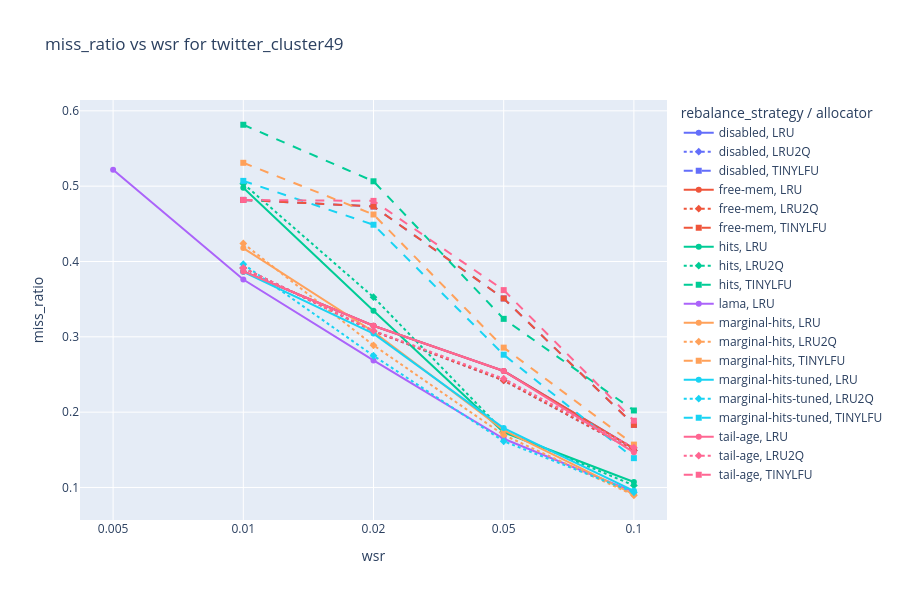

The cell this chart's notebook holds for it:
### Code cell
plot_trace_wsr_line_even_x(df, "twitter_cluster49", y="miss_ratio")

### Figure 1 — Plotly figure (JSON) as saved in the notebook; plotly's stock layout.template omitted (floating-point values rounded to 4 significant figures)
{"data": [{"hovertemplate": "rebalance_strategy=disabled<br>allocator=LRU<br>wsr_str=%{x}<br>miss_ratio=%{y}<extra></extra>", "legendgroup": "disabled, LRU", "line": {"color": "#636efa", "dash": "solid"}, "marker": {"symbol": "circle"}, "mode": "lines+markers", "name": "disabled, LRU", "orientation": "v", "showlegend": true, "type": "scatter", "x": ["0.01", "0.02", "0.05", "0.1"], "xaxis": "x", "y": [0.3869, 0.3147, 0.2546, 0.1515], "yaxis": "y"}, {"hovertemplate": "rebalance_strategy=disabled<br>allocator=LRU2Q<br>wsr_str=%{x}<br>miss_ratio=%{y}<extra></extra>", "legendgroup": "disabled, LRU2Q", "line": {"color": "#636efa", "dash": "dot"}, "marker": {"symbol": "diamond"}, "mode": "lines+markers", "name": "disabled, LRU2Q", "orientation": "v", "showlegend": true, "type": "scatter", "x": ["0.01", "0.02", "0.05", "0.1"], "xaxis": "x", "y": [0.3914, 0.3075, 0.2421, 0.149], "yaxis": "y"}, {"hovertemplate": "rebalance_strategy=disabled<br>allocator=TINYLFU<br>wsr_str=%{x}<br>miss_ratio=%{y}<extra></extra>", "legendgroup": "disabled, TINYLFU", "line": {"color": "#636efa", "dash": "dash"}, "marker": {"symbol": "square"}, "mode": "lines+markers", "name": "disabled, TINYLFU", "orientation": "v", "showlegend": true, "type": "scatter", "x": ["0.01", "0.02", "0.05", "0.1"], "xaxis": "x", "y": [0.4817, 0.473, 0.351, 0.1831], "yaxis": "y"}, {"hovertemplate": "rebalance_strategy=free-mem<br>allocator=LRU<br>wsr_str=%{x}<br>miss_ratio=%{y}<extra></extra>", "legendgroup": "free-mem, LRU", "line": {"color": "#EF553B", "dash": "solid"}, "marker": {"symbol": "circle"}, "mode": "lines+markers", "name": "free-mem, LRU", "orientation": "v", "showlegend": true, "type": "scatter", "x": ["0.01", "0.02", "0.05", "0.1"], "xaxis": "x", "y": [0.3869, 0.3147, 0.2546, 0.1515], "yaxis": "y"}, {"hovertemplate": "rebalance_strategy=free-mem<br>allocator=LRU2Q<br>wsr_str=%{x}<br>miss_ratio=%{y}<extra></extra>", "legendgroup": "free-mem, LRU2Q", "line": {"color": "#EF553B", "dash": "dot"}, "marker": {"symbol": "diamond"}, "mode": "lines+markers", "name": "free-mem, LRU2Q", "orientation": "v", "showlegend": true, "type": "scatter", "x": ["0.01", "0.02", "0.05", "0.1"], "xaxis": "x", "y": [0.3914, 0.3075, 0.2421, 0.149], "yaxis": "y"}, {"hovertemplate": "rebalance_strategy=free-mem<br>allocator=TINYLFU<br>wsr_str=%{x}<br>miss_ratio=%{y}<extra></extra>", "legendgroup": "free-mem, TINYLFU", "line": {"color": "#EF553B", "dash": "dash"}, "marker": {"symbol": "square"}, "mode": "lines+markers", "name": "free-mem, TINYLFU", "orientation": "v", "showlegend": true, "type": "scatter", "x": ["0.01", "0.02", "0.05", "0.1"], "xaxis": "x", "y": [0.4817, 0.473, 0.351, 0.1831], "yaxis": "y"}, {"hovertemplate": "rebalance_strategy=hits<br>allocator=LRU<br>wsr_str=%{x}<br>miss_ratio=%{y}<extra></extra>", "legendgroup": "hits, LRU", "line": {"color": "#00cc96", "dash": "solid"}, "marker": {"symbol": "circle"}, "mode": "lines+markers", "name": "hits, LRU", "orientation": "v", "showlegend": true, "type": "scatter", "x": ["0.01", "0.02", "0.05", "0.1"], "xaxis": "x", "y": [0.4979, 0.3347, 0.1732, 0.1073], "yaxis": "y"}, {"hovertemplate": "rebalance_strategy=hits<br>allocator=LRU2Q<br>wsr_str=%{x}<br>miss_ratio=%{y}<extra></extra>", "legendgroup": "hits, LRU2Q", "line": {"color": "#00cc96", "dash": "dot"}, "marker": {"symbol": "diamond"}, "mode": "lines+markers", "name": "hits, LRU2Q", "orientation": "v", "showlegend": true, "type": "scatter", "x": ["0.01", "0.02", "0.05", "0.1"], "xaxis": "x", "y": [0.5033, 0.3527, 0.1744, 0.1027], "yaxis": "y"}, {"hovertemplate": "rebalance_strategy=hits<br>allocator=TINYLFU<br>wsr_str=%{x}<br>miss_ratio=%{y}<extra></extra>", "legendgroup": "hits, TINYLFU", "line": {"color": "#00cc96", "dash": "dash"}, "marker": {"symbol": "square"}, "mode": "lines+markers", "name": "hits, TINYLFU", "orientation": "v", "showlegend": true, "type": "scatter", "x": ["0.01", "0.02", "0.05", "0.1"], "xaxis": "x", "y": [0.5815, 0.5065, 0.3239, 0.2022], "yaxis": "y"}, {"hovertemplate": "rebalance_strategy=lama<br>allocator=LRU<br>wsr_str=%{x}<br>miss_ratio=%{y}<extra></extra>", "legendgroup": "lama, LRU", "line": {"color": "#ab63fa", "dash": "solid"}, "marker": {"symbol": "circle"}, "mode": "lines+markers", "name": "lama, LRU", "orientation": "v", "showlegend": true, "type": "scatter", "x": ["0.005", "0.01", "0.02", "0.05", "0.1"], "xaxis": "x", "y": [0.5217, 0.3761, 0.2686, 0.1647, 0.09411], "yaxis": "y"}, {"hovertemplate": "rebalance_strategy=marginal-hits<br>allocator=LRU<br>wsr_str=%{x}<br>miss_ratio=%{y}<extra></extra>", "legendgroup": "marginal-hits, LRU", "line": {"color": "#FFA15A", "dash": "solid"}, "marker": {"symbol": "circle"}, "mode": "lines+markers", "name": "marginal-hits, LRU", "orientation": "v", "showlegend": true, "type": "scatter", "x": ["0.01", "0.02", "0.05", "0.1"], "xaxis": "x", "y": [0.4178, 0.3068, 0.1761, 0.09076], "yaxis": "y"}, {"hovertemplate": "rebalance_strategy=marginal-hits<br>allocator=LRU2Q<br>wsr_str=%{x}<br>miss_ratio=%{y}<extra></extra>", "legendgroup": "marginal-hits, LRU2Q", "line": {"color": "#FFA15A", "dash": "dot"}, "marker": {"symbol": "diamond"}, "mode": "lines+markers", "name": "marginal-hits, LRU2Q", "orientation": "v", "showlegend": true, "type": "scatter", "x": ["0.01", "0.02", "0.05", "0.1"], "xaxis": "x", "y": [0.424, 0.2888, 0.1697, 0.08968], "yaxis": "y"}, {"hovertemplate": "rebalance_strategy=marginal-hits<br>allocator=TINYLFU<br>wsr_str=%{x}<br>miss_ratio=%{y}<extra></extra>", "legendgroup": "marginal-hits, TINYLFU", "line": {"color": "#FFA15A", "dash": "dash"}, "marker": {"symbol": "square"}, "mode": "lines+markers", "name": "marginal-hits, TINYLFU", "orientation": "v", "showlegend": true, "type": "scatter", "x": ["0.01", "0.02", "0.05", "0.1"], "xaxis": "x", "y": [0.531, 0.4624, 0.2857, 0.1569], "yaxis": "y"}, {"hovertemplate": "rebalance_strategy=marginal-hits-tuned<br>allocator=LRU<br>wsr_str=%{x}<br>miss_ratio=%{y}<extra></extra>", "legendgroup": "marginal-hits-tuned, LRU", "line": {"color": "#19d3f3", "dash": "solid"}, "marker": {"symbol": "circle"}, "mode": "lines+markers", "name": "marginal-hits-tuned, LRU", "orientation": "v", "showlegend": true, "type": "scatter", "x": ["0.01", "0.02", "0.05", "0.1"], "xaxis": "x", "y": [0.3862, 0.3043, 0.1788, 0.09554], "yaxis": "y"}, {"hovertemplate": "rebalance_strategy=marginal-hits-tuned<br>allocator=LRU2Q<br>wsr_str=%{x}<br>miss_ratio=%{y}<extra></extra>", "legendgroup": "marginal-hits-tuned, LRU2Q", "line": {"color": "#19d3f3", "dash": "dot"}, "marker": {"symbol": "diamond"}, "mode": "lines+markers", "name": "marginal-hits-tuned, LRU2Q", "orientation": "v", "showlegend": true, "type": "scatter", "x": ["0.01", "0.02", "0.05", "0.1"], "xaxis": "x", "y": [0.3964, 0.2749, 0.1613, 0.09357], "yaxis": "y"}, {"hovertemplate": "rebalance_strategy=marginal-hits-tuned<br>allocator=TINYLFU<br>wsr_str=%{x}<br>miss_ratio=%{y}<extra></extra>", "legendgroup": "marginal-hits-tuned, TINYLFU", "line": {"color": "#19d3f3", "dash": "dash"}, "marker": {"symbol": "square"}, "mode": "lines+markers", "name": "marginal-hits-tuned, TINYLFU", "orientation": "v", "showlegend": true, "type": "scatter", "x": ["0.01", "0.02", "0.05", "0.1"], "xaxis": "x", "y": [0.507, 0.4488, 0.2763, 0.1389], "yaxis": "y"}, {"hovertemplate": "rebalance_strategy=tail-age<br>allocator=LRU<br>wsr_str=%{x}<br>miss_ratio=%{y}<extra></extra>", "legendgroup": "tail-age, LRU", "line": {"color": "#FF6692", "dash": "solid"}, "marker": {"symbol": "circle"}, "mode": "lines+markers", "name": "tail-age, LRU", "orientation": "v", "showlegend": true, "type": "scatter", "x": ["0.01", "0.02", "0.05", "0.1"], "xaxis": "x", "y": [0.3869, 0.3147, 0.2546, 0.1466], "yaxis": "y"}, {"hovertemplate": "rebalance_strategy=tail-age<br>allocator=LRU2Q<br>wsr_str=%{x}<br>miss_ratio=%{y}<extra></extra>", "legendgroup": "tail-age, LRU2Q", "line": {"color": "#FF6692", "dash": "dot"}, "marker": {"symbol": "diamond"}, "mode": "lines+markers", "name": "tail-age, LRU2Q", "orientation": "v", "showlegend": true, "type": "scatter", "x": ["0.01", "0.02", "0.05", "0.1"], "xaxis": "x", "y": [0.3914, 0.3081, 0.2444, 0.1528], "yaxis": "y"}, {"hovertemplate": "rebalance_strategy=tail-age<br>allocator=TINYLFU<br>wsr_str=%{x}<br>miss_ratio=%{y}<extra></extra>", "legendgroup": "tail-age, TINYLFU", "line": {"color": "#FF6692", "dash": "dash"}, "marker": {"symbol": "square"}, "mode": "lines+markers", "name": "tail-age, TINYLFU", "orientation": "v", "showlegend": true, "type": "scatter", "x": ["0.01", "0.02", "0.05", "0.1"], "xaxis": "x", "y": [0.4817, 0.4805, 0.362, 0.1886], "yaxis": "y"}], "layout": {"height": 600, "legend": {"title": {"text": "rebalance_strategy / allocator"}, "tracegroupgap": 0}, "title": {"text": "miss_ratio vs wsr for twitter_cluster49"}, "xaxis": {"anchor": "y", "categoryarray": ["0.005", "0.01", "0.02", "0.05", "0.1"], "categoryorder": "array", "domain": [0, 1], "title": {"text": "wsr"}}, "yaxis": {"anchor": "x", "domain": [0, 1], "title": {"text": "miss_ratio"}}}}
